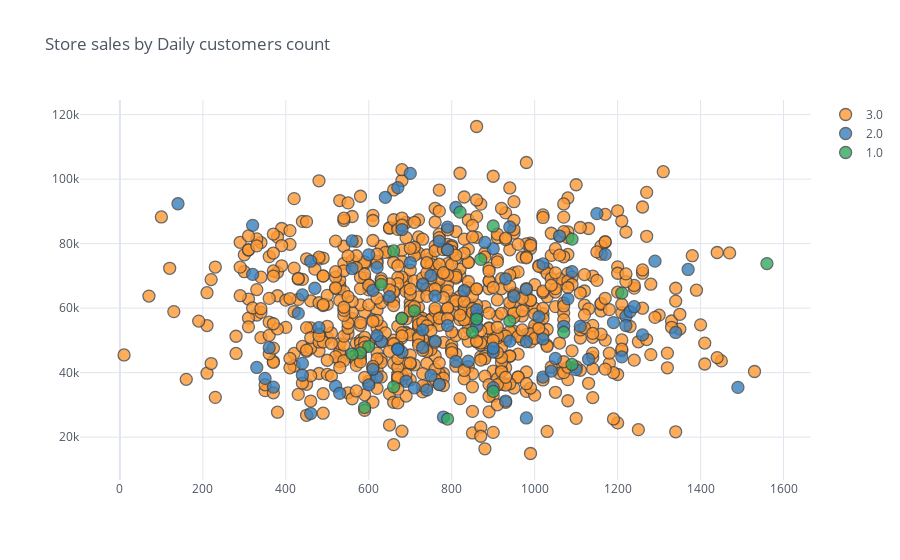

The notebook cell this image was saved under:
### Code cell
Store.astype('float64').iplot(kind="scatter", theme="white",x="Daily_Customer_Count",y="Store_Sales",
            categories="Size", title='Store sales by Daily customers count', )

### Figure 1 — Plotly figure (JSON) as saved in the notebook; plotly's stock layout.template omitted (floating-point values rounded to 4 significant figures; data arrays with more than 128 entries replaced by an {"elided": "..."} marker saying what was removed)
{"data": [{"marker": {"color": "rgba(255, 153, 51, 1.0)", "line": {"width": 1.3}, "opacity": 0.8, "size": 12, "symbol": "circle"}, "mode": "markers", "name": "3.0", "textfont": {"color": "#4D5663"}, "type": "scatter", "x": {"elided": "776 int values"}, "y": {"elided": "776 int values"}}, {"marker": {"color": "rgba(55, 128, 191, 1.0)", "line": {"width": 1.3}, "opacity": 0.8, "size": 12, "symbol": "circle"}, "mode": "markers", "name": "2.0", "textfont": {"color": "#4D5663"}, "type": "scatter", "x": [680, 1130, 1090, 1080, 520, 320, 530, 900, 1260, 770, 370, 620, 790, 670, 1100, 940, 670, 1150, 760, 350, 980, 1020, 1020, 780, 360, 690, 710, 630, 600, 470, 860, 950, 460, 650, 610, 1190, 320, 730, 430, 810, 1220, 1290, 930, 1020, 460, 670, 1230, 620, 760, 770, 980, 730, 1210, 1490, 810, 880, 1370, 1220, 700, 980, 1070, 940, 620, 440, 330, 680, 930, 750, 1010, 1060, 560, 1340, 1050, 440, 790, 900, 640, 840, 1040, 440, 740, 860, 900, 1170, 830, 730, 790, 700, 600, 1240, 610, 900, 480, 860, 750, 560, 140, 1110], "y": [46310, 44150, 71280, 62870, 35800, 70450, 33580, 78420, 51700, 80780, 35510, 72630, 85130, 47460, 40930, 49760, 47230, 89310, 63720, 38210, 25950, 73710, 50440, 26220, 47730, 37330, 35280, 49720, 76530, 66170, 57500, 63590, 27310, 63540, 65500, 55530, 85670, 53270, 58380, 91200, 57450, 74570, 69090, 38620, 74550, 97360, 58940, 38600, 49750, 36350, 65820, 47800, 44890, 35420, 43470, 80370, 72000, 54610, 101780, 49590, 54370, 85160, 51480, 42860, 41600, 84360, 31180, 70110, 57330, 82350, 80830, 52450, 44400, 64120, 54590, 35360, 94370, 43520, 40450, 39190, 34610, 59530, 46380, 76670, 65410, 67390, 78060, 74080, 36190, 60440, 41050, 47590, 53940, 54380, 39140, 72270, 92370, 54340]}, {"marker": {"color": "rgba(50, 171, 96, 1.0)", "line": {"width": 1.3}, "opacity": 0.8, "size": 12, "symbol": "circle"}, "mode": "markers", "name": "1.0", "textfont": {"color": "#4D5663"}, "type": "scatter", "x": [600, 630, 1090, 580, 900, 860, 1070, 1210, 900, 870, 940, 680, 850, 820, 590, 660, 560, 660, 1090, 710, 1560, 790], "y": [48140, 67370, 42530, 46140, 34180, 56610, 52520, 64640, 85470, 75110, 55990, 56820, 52540, 89760, 29170, 35590, 45780, 77740, 81390, 59160, 73810, 25600]}], "layout": {"legend": {"bgcolor": "#FFFFFF", "font": {"color": "#4D5663"}}, "paper_bgcolor": "#FFFFFF", "plot_bgcolor": "#FFFFFF", "title": {"font": {"color": "#4D5663"}, "text": "Store sales by Daily customers count"}, "xaxis": {"gridcolor": "#E1E5ED", "showgrid": true, "tickfont": {"color": "#4D5663"}, "title": {"font": {"color": "#4D5663"}, "text": ""}, "zerolinecolor": "#E1E5ED"}, "yaxis": {"gridcolor": "#E1E5ED", "showgrid": true, "tickfont": {"color": "#4D5663"}, "title": {"font": {"color": "#4D5663"}, "text": ""}, "zerolinecolor": "#E1E5ED"}}}
